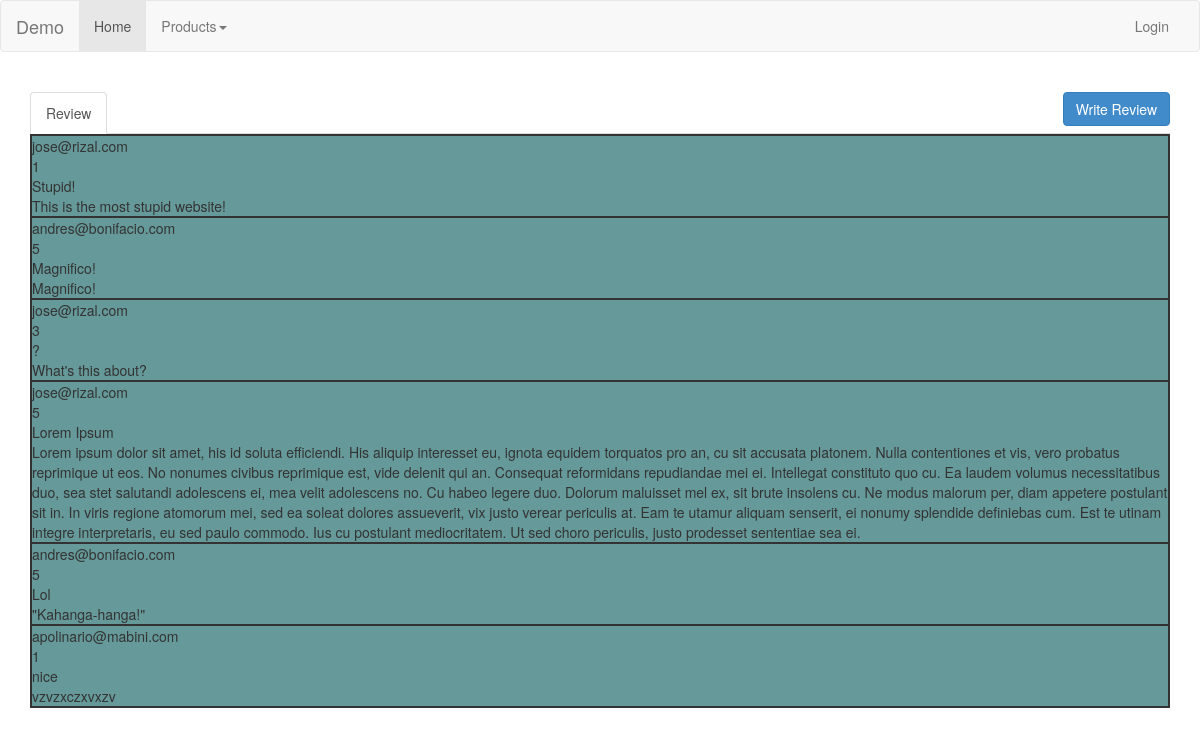
The page /product_page.php on the database its author committed.
### tables this page shows
CREATE TABLE IF NOT EXISTS `reviews` (
  `review_id` int(10) unsigned NOT NULL AUTO_INCREMENT,
  `product_id` int(11) NOT NULL,
  `customer_id` int(10) unsigned NOT NULL,
  `datetime_posted` datetime NOT NULL,
  `rating` smallint(5) unsigned NOT NULL,
  `review_title` varchar(255) NOT NULL,
  `review` text NOT NULL,
  `delete_flag` char(1) NOT NULL DEFAULT 'n',
  PRIMARY KEY (`review_id`)
);

CREATE TABLE IF NOT EXISTS `customers` (
  `customer_id` int(10) unsigned NOT NULL AUTO_INCREMENT,
  `country_code` char(2) NOT NULL,
  `first_name` varchar(50) NOT NULL,
  `last_name` varchar(50) NOT NULL,
  `email` varchar(50) NOT NULL,
  `phone` varchar(20) DEFAULT NULL,
  `password` varchar(20) NOT NULL,
  `delete_flag` char(1) NOT NULL DEFAULT 'n',
  PRIMARY KEY (`customer_id`),
  UNIQUE KEY `email` (`email`)
);

### DBConnect/pdo.php (called while the page is built)
<?php
class Database {
		public function dbConnect(){
			try{
				$database_conn = new PDO('mysql:host=localhost;dbname=jona;charset=utf8mb4','root','');
				return $database_conn;
			}catch(PDOException $e){
				return NULL;
			}
		}
}
?>

### classes/review.php (called while the page is built, shortened)
<?php
 require_once "../jona/DbConnect/pdo.php";
class Review{
	protected $conn;
	public function __construct(){
		$db = new Database();
		$this->conn = $db->dbConnect();
	}
	public function listReview(){
		$reviews = "SELECT c.email,
							r.rating,
							r.review_title,
							r.review
					FROM customers AS c
					JOIN reviews AS r
					ON c.customer_id = r.customer_id";
		$query = $this->conn->query($reviews);
		$result = $query->fetchAll(PDO::FETCH_ASSOC);
		return $result;
	}
}
?>

### product_page.php (the view, shortened to what this page needs)
<?php
	require 'classes/logins.php';
	require 'classes/review.php';
?>
<?php
	$reviews = new Review();
	$reviews_list = $reviews->listReview();
?>
<?php
	include 'header.php';
?>
<br/>
<div class= "container">
<ul class="nav nav-tabs">
	<ul class="nav navbar-nav navbar-right">
        <li><button type="button" class="btn btn-primary">Write Review</button></li>
    </ul>
	<li role="presentation" class="active" aria-hidden="true"data-toggle="modal" data-target="#reviewModal"><a href="#">Review</a></li>
</ul>
<table>
	<?php
  		foreach($reviews_list as $row){
  			echo '<tr style="background-color:#669999;border:solid 2px;">';
  			echo '<td>'.$row['email'].'<br >'.$row['rating'].'<br >'.$row['review_title'].'<br >' .$row['review'].'</td>';
  			echo '</tr>';
  		}
    ?>
</table>
</div>

### header.php (shortened to what this page needs)
<!DOCTYPE html>
<html>
<head>
  <link rel="stylesheet" type="text/css" href="css/bootstrap.css">
</head>
<body>
<?php
  $customers = new Customers();
?>
<nav class="navbar navbar-default">
  <div class="container-fluid">
    <div class="navbar-header">
      <a class="navbar-brand" href="#">Demo</a>
    </div>
    <div class="collapse navbar-collapse" id="bs-example-navbar-collapse-1">
      <ul class="nav navbar-nav">
        <li class="active"><a href="#">Home <span class="sr-only">(current)</span></a></li>
      </ul>
     <ul class="nav navbar-nav">
        <li class="dropdown">
          <a href="#" class="dropdown-toggle" data-toggle="dropdown" role="button" aria-haspopup="true" aria-expanded="false">Products<span class="caret"></span></a>
        </li>
      </ul>
      <ul class="nav navbar-nav navbar-right">
      	<?php if (isset($_SESSION['user'])){ ?>
        	<li><a href="<?php $customers->logout();?>">Logout</a></li>
        <?php }else {?>
        	<li><a href="" data-toggle="modal" data-target="#myModal">Login</a></li>
        <?php }?>
      </ul>
    </div>
  </div>
</nav>

### rows shown on the page
reviews: customer.email "jose@rizal.com", rating "1", review_title "Stupid!", review "This is the most stupid website!"
reviews: customer.email "andres@bonifacio.com", rating "5", review_title "Magnifico!", review "Magnifico!"
reviews: customer.email "jose@rizal.com", rating "3", review_title "?", review "What's this about?"
reviews: customer.email "jose@rizal.com", rating "5", review_title "Lorem Ipsum", review "Lorem ipsum dolor sit amet, his id soluta efficiendi. His aliquip interesset eu, ignota equidem torquatos pro an, cu sit accusata platonem. Nulla contentiones et vis, vero probatus reprimique ut eos. No nonumes civibus reprimique est, vide delenit qui an. Consequat reformidans repudiandae mei ei. Intellegat constituto quo cu. Ea laudem volumus necessitatibus duo, sea stet salutandi adolescens ei, mea velit adolescens no. Cu habeo legere duo. Dolorum maluisset mel ex, sit brute insolens cu. Ne modus malorum per, diam appetere postulant sit in. In viris regione atomorum mei, sed ea soleat dolores assueverit, vix justo verear periculis at. Eam te utamur aliquam senserit, ei nonumy splendide…"
reviews: customer.email "andres@bonifacio.com", rating "5", review_title "Lol", review "\"Kahanga-hanga!\""
reviews: customer.email "apolinario@mabini.com", rating "1", review_title "nice", review "vzvzxczxvxzv"
